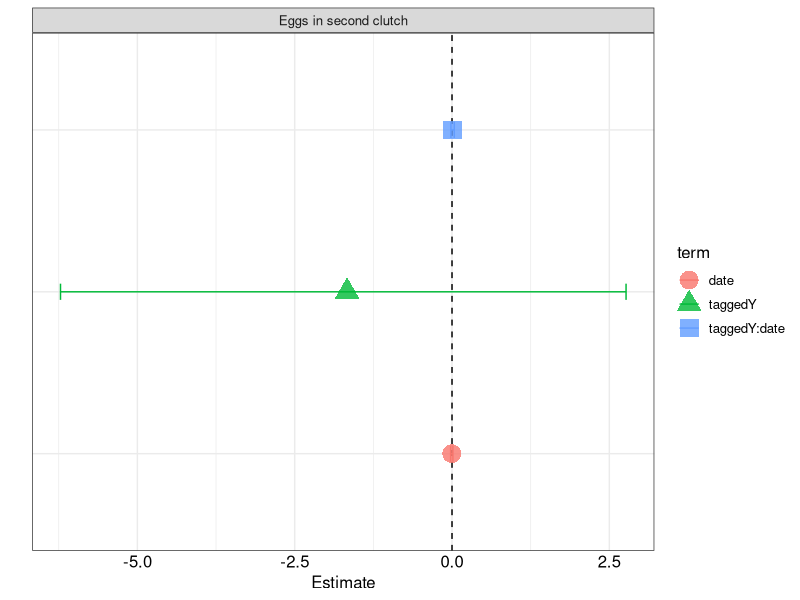

Source code (R): (Note: this script raises an error after producing the figure.)
################################################################################
# Molly McDermott
# Created 9/3/21
# There are many useful tools for summarizing and visualizing model results in R, however, I often have a need for customization to make publication quality figures and tables. This script tidies model output (lmer or glmer) and produces a table and a figure with coefficient estimates. This script was developed for use with repeated-measures (longitudinal) data.
################################################################################


#### SET UP ####

# load packages
library(lme4)
library(lmerTest)
library(plyr)
library(dplyr)
library(tidyr)
library(purrr)
library(ggplot2)
library(ggpubr)

# create example data
df <- data.frame(
  mass = rnorm(50, mean = 18, sd = 1), #mass of birds in grams
  WBC_count = rpois(50, lambda = 44), #white blood cell count
  tagged = rep(c("Y","N"), times=25, each=1), #experimental treatment: tagged or not?
  eggs = rpois(n = 50, lambda = 4), #reproductive output: number of eggs
  date = rep(c(160,180), times=1, each=25), #julian day
  ID = rep(seq(from = 1, to = 25, by = 1), times = 2)  #unique ID for each individual, two observations of each
)

#set variable types
df$tagged <- as.factor(df$tagged)
df$ID <- as.factor(df$ID)


#### RUN MODELS ####

# bind_cols_fill function, similar to cbind but allows columns of unequal length
bind_cols_fill <- function(df_list) {
  
  max_rows <- map_int(df_list, nrow) %>% max()
  
  map(df_list, function(df) {
    if(nrow(df) == max_rows) return(df)
    first <- names(df)[1] %>% sym()
    df %>% add_row(!!first := rep(NA, max_rows - nrow(df)))
  }) %>% bind_cols()
}

#list of models 
modlist <- list(
  mod1 <- lmer(mass ~ tagged*date + (1|ID), 
               data = df),
  mod2 <- lmer(WBC_count ~ tagged*date + (1|ID), 
               data = df),
  mod3 <- glmer(eggs ~ tagged*date + (1|ID), 
               family = "poisson",
               data = df)
)

# extract and rearrange summary statistics from models
for(i in 1:length(modlist)) {
  
  a <- modlist[[i]] # set focal model
  coeffs <- as.data.frame(coef(summary(a))) # extract estimates, SE, df, P
  rownames(coeffs) <- NULL # remove rownames from output
  re <- as.data.frame(VarCorr(a)) # extract variance and residual for random effects
  coeffsp <- bind_cols_fill(list(tibble((response = names(a@frame)[1])),
                                 tibble(fixed = rownames(coef(summary(a)))), 
                                 tibble(coeffs),
                                 tibble(re))) # bind together the info extracted from the model
  
  #to create a new file
  #write.csv(coeffsp, "coeffsp.csv") 
  
  #to add to an existing file
  #rename or else information will be added to old file
  write.table(coeffsp, "model_results.csv", 
              sep = ",", 
              append = TRUE, 
              row.names = FALSE) # export
}



################################################################################
#### COEFFICIENT PLOTS ####

# initialize list of plots
plots <- list ()

#list new labels for plot panels and corresponding response variable names
mylabs <- c("Mass (g)",
            "White Blood Cell count",
            "Eggs in second clutch"
            )

names(mylabs) <- c("mass", 
                   "WBC_count",
                   "eggs"
                   )


for(i in 1:length(modlist)) {

  a <- modlist[[i]]
  df.mod <- data.frame(summary(a)$coefficients) #extract model coefficients
  df.mod$response <- (response = names(a@frame)[1])#extract name of response variable
  df.mod$term <- rownames(df.mod) #keep predictor names as a variable (not row names)
  rownames(df.mod) <- NULL 
  CI <- data.frame(confint(a, parm = df.mod$term)) #calculate CIs for estimates
  df.mod$low.conf <- CI$X2.5.. #save lower CI bound
  df.mod$hi.conf <- CI$X97.5..#save upper CI bound
  df.mod <- filter(df.mod, term != '(Intercept)') #filter out intercept parameters
  
  p_out <- ggplot(df.mod, aes(y = Estimate, x = term, color = term, shape = term)) +
    geom_hline(yintercept = 0, color = 'black',
               linetype = 2) + # line at null behind coefs
    geom_point(size = 6, position=position_dodge(width = 0.5), alpha =0.8) + 
    
    geom_errorbar(aes(ymin=low.conf, ymax=hi.conf), width=.1,
                  position=position_dodge(.5)) +
    theme_bw() + #use black and white theme
    theme(text = element_text(size=12)) +
    #theme(legend.position = c(0.75, 0.75)) +
    theme(axis.ticks = element_blank()) + # remove axis ticks
    # remove background color
    theme(axis.text.y = element_blank(), #format axis text
          axis.text.x = element_text(color='black', 
                                     size=12, angle=0, 
                                     margin = margin(t = 0, r = 0, 
                                                     b = 0, l = 10))) +
    theme(axis.line = element_blank()) +
    xlab("") + #no label on x axis for term
    coord_flip() +# flip x and y axes
    facet_wrap(vars(response),
               labeller = labeller(response = mylabs)) # set response variables in individual panels, relabel panels
  
  plots[[i]] <- p_out #store each plot in list plots
  
}


#set up multipanel plots for outcomes
pdf(file = "model_estimates.pdf", width = 6, height = 6)

ggarrange(plots[[1]] + 
            ylim(-1,1) + 
            theme(panel.grid.major = element_blank(), panel.grid.minor = element_blank()) +
            scale_colour_manual(values=c("#000000", "#666666"), #add manual colors and format legend
                                name="", # Legend label
                                breaks=c("date", "taggedY"),
                                labels=c("Date (Julian Day)", "Tagged"))+
            scale_shape_discrete(name="", # Legend label
                                 breaks=c("date", "taggedY"),
                                 labels=c("Date (Julian Day)", "Tagged")) +
            ylab(""), #supress label
          plots[[2]] + 
            ylim(-0.5,0.5) +
            theme(panel.grid.major = element_blank(), panel.grid.minor = element_blank()) +
            ylab(""),  #supress label
          plots[[3]] + 
            ylim(45,-45) +
            theme(panel.grid.major = element_blank(), panel.grid.minor = element_blank()) +
            ylab(""),  #supress label
)

dev.off()
